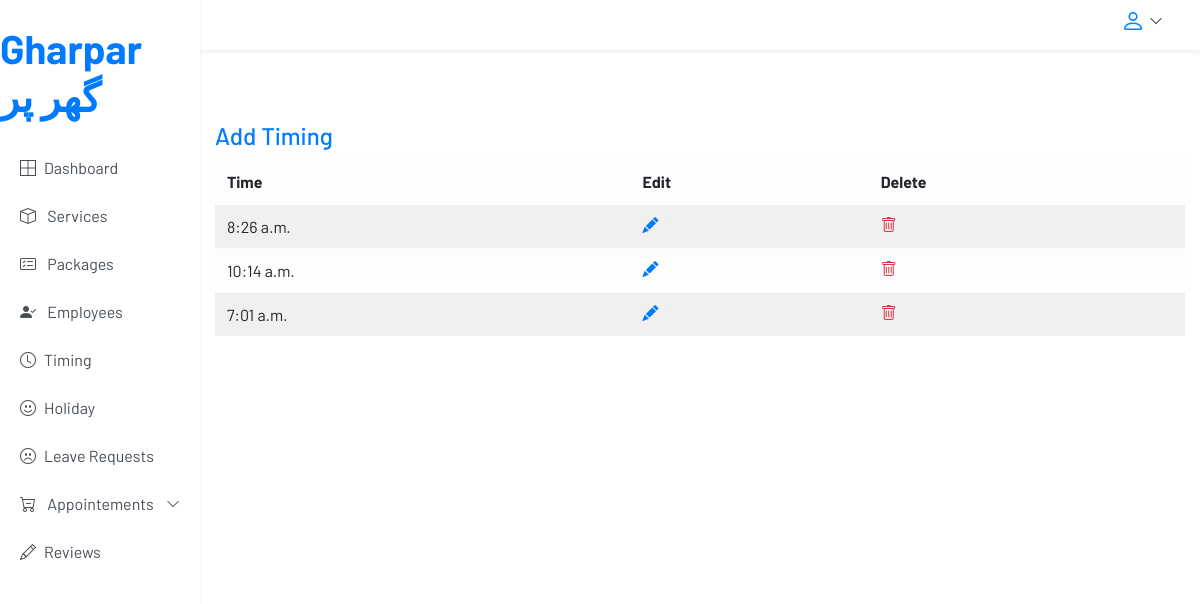
Screenshot of /employee/timings/ (signed in) with the database file from the repository.
### accounts/models.py (models this page shows, shortened)
class Timing(models.Model):
    time_slot = models.TimeField(null=True, blank=True)

### accounts/restrictions.py (the view)
    def wrapper(request, *args, **kwargs):
        if request.user.is_authenticated:
            if request.user.is_superuser:
                return function(request, *args, **kwargs)
            else:
                messages.error(request, 'You are not authorized to access this page')
                return redirect('home')
        else:
            messages.error(request, 'You are not authorized to access this page, please login!')
            return redirect('login')

### accounts/restrictions.py (called while the page is built)
def only_admin(function):
    def wrapper(request, *args, **kwargs):
        if request.user.is_authenticated:
            if request.user.is_superuser:
                return function(request, *args, **kwargs)
            else:
                messages.error(request, 'You are not authorized to access this page')
                return redirect('home')
        else:
            messages.error(request, 'You are not authorized to access this page, please login!')
            return redirect('login')
    return wrapper

### core/views.py (called while the page is built)
@only_admin
def employee_timing_view(request):
    timing = Timing.objects.all()
    shifts = Shift.objects.all()
    context = {
        'timing': timing,
        'shifts': shifts,
    }
    return render(request, 'employee/timing_view.html', context)

### templates/employee/timing_view.html (shortened to what this page needs)
{% extends "partials/base.html" %} {% load static %} {% block content %}
<main class="container-fluid">
  <section class="row" style="">
   <div class="container mt-5">
    <h4><a href="{% url 'employee_timing_create' %}">Add Timing</a></h4>
    <div class="table-responsive">
      <table class="table table-striped table-light table-hover">
        <thead>
          <tr>
            <th>Time</th>
            <th>Edit</th>
            <th>Delete</th>
          </tr>
        </thead>
        <tbody>
          {% for time in timing %}
          <tr>
            <td>{{time.time_slot}}<br></td>
            <td><a href="{% url 'employee_timing_edit' time.id  %}">
                <i class="bi bi-pencil-fill text-primary"></i>
              </a>
            </td>
            <td>
              <a href="{% url 'employee_timing_delete' time.id %}">
                <i class="bi bi-trash text-danger"></i>
            </td>
          </tr>
          {% endfor %}
        </tbody>
      </table>
    </div>
  </div>
</main>
{% endblock %}

### static/css/admin_style.css (style rules this page uses)
body { font-family: 'Barlow', sans-serif; }

### rows the page displays
Timing: time_slot "8:26 a.m."
Timing: time_slot "10:14 a.m."
Timing: time_slot "7:01 a.m."
